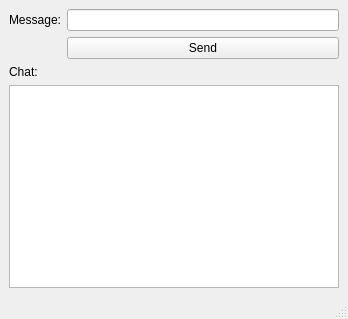
<?xml version="1.0" encoding="UTF-8"?>
<ui version="4.0">
 <class>client_gui</class>
 <widget class="QMainWindow" name="client_gui">
  <property name="geometry">
   <rect>
    <x>0</x>
    <y>0</y>
    <width>348</width>
    <height>319</height>
   </rect>
  </property>
  <property name="windowTitle">
   <string>Client </string>
  </property>
  <widget class="QWidget" name="centralwidget">
   <layout class="QGridLayout" name="gridLayout">
    <item row="0" column="0">
     <widget class="QLabel" name="label">
      <property name="text">
       <string>Message:</string>
      </property>
     </widget>
    </item>
    <item row="0" column="1">
     <widget class="QLineEdit" name="message_client"/>
    </item>
    <item row="1" column="1">
     <widget class="QPushButton" name="send_button">
      <property name="text">
       <string>Send</string>
      </property>
     </widget>
    </item>
    <item row="2" column="0">
     <widget class="QLabel" name="label_2">
      <property name="text">
       <string>Chat:</string>
      </property>
     </widget>
    </item>
    <item row="3" column="0" colspan="2">
     <widget class="QTextBrowser" name="chat_client"/>
    </item>
   </layout>
  </widget>
  <widget class="QStatusBar" name="statusbar"/>
 </widget>
 <resources/>
 <connections/>
</ui>
